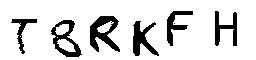
#> input picture 0000.jpg, 256 x 60 px
$ python -i svm.py   (imports and definitions only)   (older library calls are emulated)
#> lines starting #> are read from the running program, lines starting #| are printed output that depends on the picture; after the words box and inside, x2 and y2 are one past the last pixel; in counts of white or black regions, pixels touching at a corner belong together; pictures that were not available may be replaced by others from this repository, and a replacement may not be noted
### prepare_data.py
from __future__ import division
from __future__ import print_function

import requests
import os
from os import listdir
from os.path import join, isfile
from PIL import Image, ImageChops
import math
import numpy as np
import cv2
import random
import string
from scipy.misc import imread

chars_list = '0123456789ABCDEFGHIJKLMNOPQRSTUVWXYZ'
chars_dict = {c: chars_list.index(c) for c in chars_list}

IMAGE_TOTAL = 1000
RAW_PATH = "data/raw/"
SLICED_PATH = "data/sliced/"

part = 0
list_chars = [f for f in listdir('data/chars') if isfile(join('data/chars', f)) and 'jpg' in f]

# [8 lines left out: function crawl_images, not called in this run]

def process_directory(directory):
    file_list = []
    for file_name in listdir(directory):
        file_path = join(directory, file_name)
        if isfile(file_path) and 'jpg' in file_name:
            file_list.append(file_path)
    return file_list

# [4 lines left out: function process_image, not called in this run]

def reduce_noise(file_path):
	print(file_path)
	img = cv2.imread(file_path)
	dst = cv2.fastNlMeansDenoisingColored(img,None,50,50,7,21)
	cv2.imwrite(file_path, dst)
	img = Image.open(file_path).convert('L')
	img = img.point(lambda x: 0 if x<128 else 255, '1')
	img.save(file_path)

# [10 lines left out: function reduce_noise_dir, not called in this run]

def crop(file_path, out_directory):
	part = 0
	img = Image.open(file_path)
	p = img.convert('P')
	w, h = p.size

	letters = []
	left, right= -1, -1
	found = False
	for i in range(w):
		in_letter = False
		for j in range(h):
			if p.getpixel((i,j)) == 0:
				in_letter = True
				break
		if not found and in_letter:
			found = True
			left = i
		if found and not in_letter and i-left > 25:
			found = False
			right = i
			letters.append([left, right])
	origin = file_path.split('/')[-1].split('.')[0]
	for [l,r] in letters:
		if r-l < 40:
			bbox = (l, 0, r, h)
			crop = img.crop(bbox)
			crop = crop.resize((30,60))
			crop.save(join(out_directory, '{0:04}_{1}.jpg'.format(part, origin)))
			part += 1

# [33 lines left out: function crop_dir, not called in this run]

def adjust_dir(directory):
	list_file = process_directory(directory)
	for file_path in list_file:
		img = Image.open(file_path)
		p = img.convert('P')
		w, h = p.size
		start, end = -1, -1
		found = False
		for j in range(h):
			in_letter = False
			for i in range(w):
				if p.getpixel((i,j)) == 0:
					in_letter = True
					break
			if not found and in_letter:
				found = True
				start = j
			if found and not in_letter and j-start > 35:
				found = False
				end = j
		bbox = (0, start, w, end)
		crop = img.crop(bbox)
		crop = crop.resize((30,36))
		crop.save(file_path)

def rand_string(N=6):
	return ''.join(random.SystemRandom().choice(string.ascii_uppercase + string.digits) for _ in range(N))

def rename(path, filename, letter):
	os.rename(join(path,filename), join(path, letter+'-' + rand_string() + '.jpg'))

# [24 lines left out: functions detect_char, detect_dir, not called in this run]

# [6 lines that do not run on import are left out]

### svm.py
from __future__ import division
from __future__ import print_function

import os
from os import listdir
from os.path import join, isfile
import numpy as np
from sklearn.svm import SVC
from sklearn.model_selection import train_test_split
from sklearn.model_selection import cross_val_score
from sklearn.externals import joblib
from prepare_data import process_directory, process_image, reduce_noise, crop, adjust_dir, rename
import glob

chars_list = '0123456789ABCDEFGHIJKLMNOPQRSTUVWXYZ'
chars_dict = {c: chars_list.index(c) for c in chars_list}

def process_data(directory):
    images = []
    labels = []
    image_list = process_directory(directory)
    for image_path in image_list:
        images.append(process_image(image_path))
        labels.append(chars_dict[image_path.split('/')[-1].split('-')[0]])
    return np.array(images), np.array(labels).reshape([len(labels), 1])

def train():
    print("Loading images....")
    images, labels = process_data("data/chars/")
    images_train, images_test, labels_train, labels_test = train_test_split(
        images, labels, test_size=0.2, random_state=42)
    print("Training...")
    clf = SVC(kernel="linear", C=10e5)
    # scores = cross_val_score(clf, images, labels, cv = 10)
    # print("Accuracy: %0.2f (+/- %0.2f)" % (scores.mean(), scores.std() * 2))
    clf.fit(images_train, labels_train)
    print(clf.score(images_test, labels_test))
    joblib.dump(clf, "svm.pkl")
    print("Saved model to svm.pkl")

def predict_char(image_path):
    image = process_image(image_path).reshape(1, -1)
    clf = joblib.load("svm.pkl")
    name = image_path.split('/')[-1].split('-')[0]
    actual = chars_list[clf.predict(image)[0]]
    # print("Predicted: {0}. Actual: {1}".format(name, actual))
    return actual

def predict_string(file_path):
    res = ''
    reduce_noise(file_path)
#> in reduce_noise, img is the input picture: shape (60, 256, 3); min 0, max 255, mean 216.2
#> in reduce_noise, `dst = cv2.fastNlMeansDenoisingColored(img,None,50,50,7,21)`:
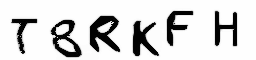
#> dst: shape (60, 256, 3); mean B, G, R 213.1, 213.1, 213.1
#> in reduce_noise, `img = img.point(lambda x: 0 if x<128 else 255, '1')`:
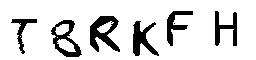
#> img: PIL image 256x60 1; 84.8% white; 7 black regions (1 under 20 px), largest, box (x1, y1, x2, y2) and area: (90, 16, 120, 52) 563, (51, 20, 82, 57) 440, (133, 21, 159, 56) 432, (215, 11, 237, 46) 340, (167, 11, 193, 46) 329, (11, 19, 37, 54) 233
    out_path = 'tmp/null/'
    files = glob.glob(out_path+'*')
    for f in files: os.remove(f)
    crop(file_path, out_path)
#> in crop, `crop = img.crop(bbox)`:
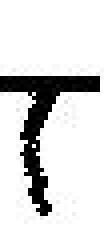
#> crop: PIL image 26x60 L (shown 4 times larger); min 0, max 255, mean 216.8
#> in crop, `crop = crop.resize((30,60))`:
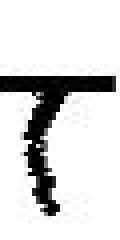
#> crop: PIL image 30x60 L (shown 4 times larger); min 0, max 255, mean 216.7
    adjust_dir(out_path)
    file_list = process_directory(out_path)
    for f in sorted(file_list):
        res += predict_char(f)
    print(res)
    return res

# [6 lines not run here, left out]

>>> result = predict_string('0000.jpg')
